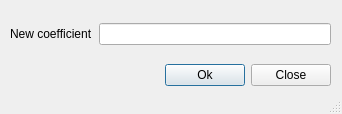
<?xml version="1.0" encoding="UTF-8"?>
<ui version="4.0">
 <class>new_coefficient</class>
 <widget class="QDialog" name="new_coefficient">
  <property name="geometry">
   <rect>
    <x>0</x>
    <y>0</y>
    <width>342</width>
    <height>114</height>
   </rect>
  </property>
  <property name="windowTitle">
   <string>New coefficient</string>
  </property>
  <property name="sizeGripEnabled">
   <bool>true</bool>
  </property>
  <widget class="QWidget" name="layoutWidget">
   <property name="geometry">
    <rect>
     <x>10</x>
     <y>10</y>
     <width>321</width>
     <height>91</height>
    </rect>
   </property>
   <layout class="QVBoxLayout" name="verticalLayout">
    <item>
     <layout class="QHBoxLayout" name="horizontalLayout">
      <item>
       <widget class="QLabel" name="label">
        <property name="text">
         <string>New coefficient</string>
        </property>
       </widget>
      </item>
      <item>
       <widget class="QLineEdit" name="lineEdit"/>
      </item>
     </layout>
    </item>
    <item>
     <layout class="QHBoxLayout" name="horizontalLayout_2">
      <item>
       <spacer name="horizontalSpacer">
        <property name="orientation">
         <enum>Qt::Horizontal</enum>
        </property>
        <property name="sizeHint" stdset="0">
         <size>
          <width>40</width>
          <height>20</height>
         </size>
        </property>
       </spacer>
      </item>
      <item>
       <widget class="QPushButton" name="pushButtonOk">
        <property name="text">
         <string>Ok</string>
        </property>
       </widget>
      </item>
      <item>
       <widget class="QPushButton" name="pushButtonClose">
        <property name="text">
         <string>Close</string>
        </property>
       </widget>
      </item>
     </layout>
    </item>
   </layout>
  </widget>
 </widget>
 <resources/>
 <connections/>
</ui>
